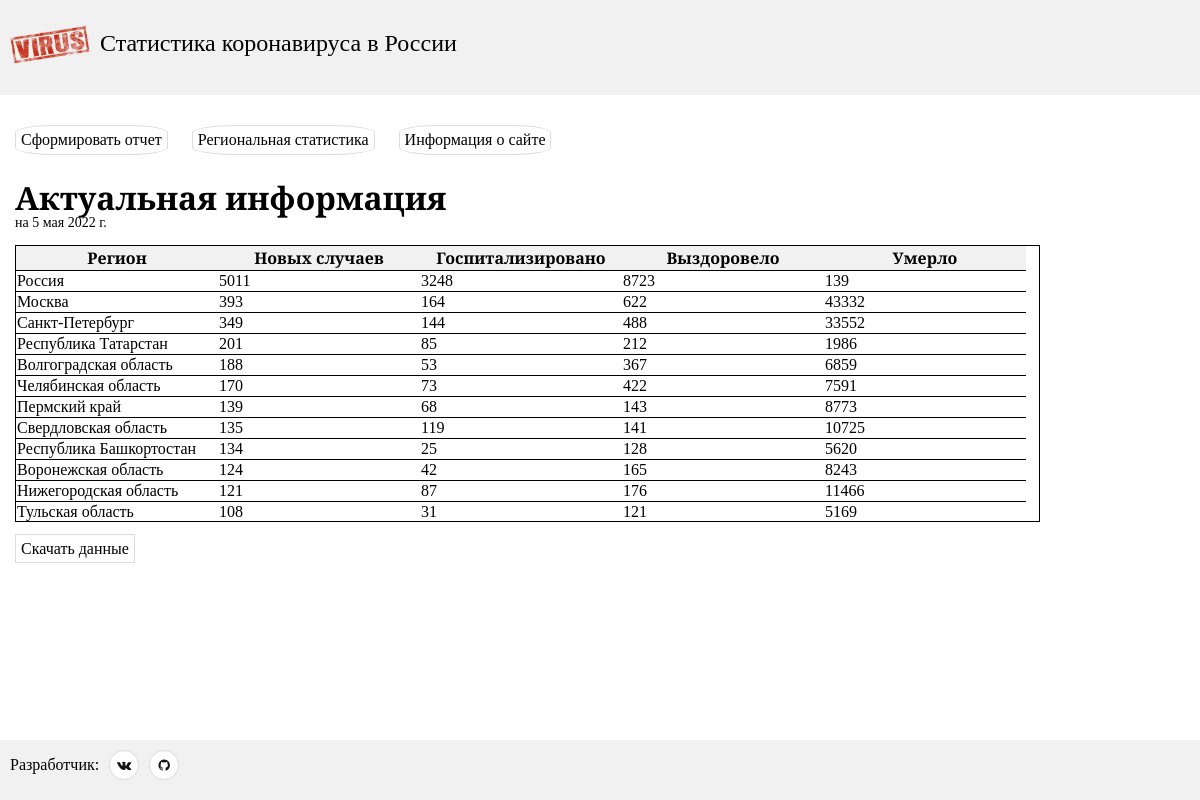
Screenshot of /stats/ with the database file from the repository.
### stats/models.py (models this page shows, shortened)
class LastParsed(models.Model):
    parse_datetime = models.DateTimeField(auto_now=True, verbose_name='Время последней проверки')
    parsed_info_datetime = models.DateField(verbose_name='Время последних взятых данных')
    parse_success = models.BooleanField(verbose_name='Парсинг прошел успешно', default=False)
    class Meta:
        verbose_name = 'Последний парсинг'
        verbose_name_plural = 'Последний парсинг'
        db_table = 'last_parsed'

class RegionalStats(models.Model):
    date = models.DateField(verbose_name='Дата')
    region = models.ForeignKey('Regions', on_delete=models.CASCADE, default=-1, verbose_name='id региона')
    new_cases = models.IntegerField(verbose_name='Новые случаи')
    hospitalised = models.IntegerField(verbose_name='Госпитализировано')
    recovered = models.IntegerField(verbose_name='Вылечились')
    died = models.IntegerField(verbose_name='Умерло')
    vaccinated_first_component_cumulative = models.IntegerField(verbose_name='Вакцинировано 1 комп.')
    vaccinated_fully_cumulative = models.IntegerField(verbose_name='Вакцинировано 2 комп.')
    collective_immunity = models.DecimalField(max_digits=3, decimal_places=1, verbose_name='Коллективный иммунитет')
    class Meta:
        verbose_name = 'Региональная статистика'
        verbose_name_plural = 'Региональная статистика'
        db_table = 'regional_stats'
        ordering = ['-date', 'region']
        unique_together = ['date', 'region']

class Regions(models.Model):
    region = models.CharField(max_length=100, blank=False, verbose_name='Регион')
    def __str__(self):
        return self.region
    class Meta:
        verbose_name = 'Регион'
        verbose_name_plural = 'Регионы'
        db_table = 'regions'

### stats/views.py (the view)
# urls.py: path('', index),
def index(request):
    context = {}
    latest_date = LastParsed.objects.get().parsed_info_datetime
    regional_stats_list = RegionalStats.objects.filter(date=latest_date).order_by('-new_cases')
    context['regional_stats_list'] = regional_stats_list
    regional_stats_columns = ['region', 'new_cases', 'hospitalised', 'recovered', 'died']
    context['regional_stats_columns'] = regional_stats_columns
    context['actual_date'] = latest_date
    return render(request, 'stats/index.html', context)

### stats/templates/stats/index.html (shortened to what this page needs)
<!DOCTYPE html>
{% load static %}
<html lang="en">
<head>
    <link rel="stylesheet"
          href="https://cdnjs.cloudflare.com/ajax/libs/font-awesome/4.7.0/css/font-awesome.min.css">
    <link rel="stylesheet" href='{% static "css/styles.css" %}'>
    <link rel="stylesheet" href='{% static "css/stats.css" %}'>
</head>
<body>
    <header>
        <img src="{% static 'images/header3.png' %}" alt="Icon" id="logo_img">
        <p id="title">Статистика коронавируса в России</p>
    </header>
    <main>
        <div id="buttons_div">
            <a class="section_link" href="/report">Сформировать отчет</a>
            <a class="section_link" href="/regions">Региональная статистика</a>
            <a class="section_link" href="/about">Информация о сайте</a>
        </div>
        <div id="actual_info">
            <h1>Актуальная информация</h1>
            <p id="actual_info_date">на {{ actual_date }}</p>
            <table id="actual_info_table">
                <thead>
                    <tr class="header_row">
                        <th>Регион</th>
                        <th>Новых случаев</th>
                        <th>Госпитализировано</th>
                        <th>Выздоровело</th>
                        <th>Умерло</th>
                    </tr>
                </thead>
                <tbody>
                    {% for region in regional_stats_list %}
                        <tr class="stats_row">
                            <td>{{ region.region }}</td>
                            <td>{{ region.new_cases }}</td>
                            <td>{{ region.hospitalised }}</td>
                            <td>{{ region.recovered }}</td>
                            <td>{{ region.died }}</td>
                        </tr>
                    {% endfor %}
                </tbody>
        </table>
        </div>
        <br>
        <a id="download" href="download_current">Скачать данные</a>
    </main>
    <footer>
        <p>Разработчик:</p>
        <form target="_blank" class="social_media_button" method="get" action="https://vk.com/careful_brainless">
            <button class='dev_link' id="dev_vk"><i class="fa fa-vk"></i></button>
        </form>
        <form target="_blank" class="social_media_button" method="get" action="https://github.com/CarefulBrainless">
            <button class='dev_link' id="dev_github"><i class="fa fa-github"></i></button>
        </form>
    </footer>
</body>
</html>

### static/css/styles.css (style rules this page uses)
:root { --background_color: white; --divs_color: #f1f1f1; -accent_color: #c490ff; --text_color: black; --link_shadow_color: yellow; --visited_link_shadow_color: red; }
body { margin: 0px; height: 100vh; display: flex; flex-direction: column; }
header { display: flex; height: 85px; padding: 5px 10px; background-color: var(--divs_color); }
body, input { font-family: 'Playfair Display', serif; background-color: var(--background_color); color: var(--text_color); }
main { padding: 0px 15px; }
footer { display: flex; text-align: center; min-height: 60px; padding-left: 10px; margin-top: auto; background-color: var(--divs_color); }
a { color: var(--text_color); border: solid 1px rgb(220, 220, 220); border-radius: 25%; background-color: white; margin-top: 30px; margin-right: 20px; text-decoration: none; padding: 5px; }
#title { display: flex; margin-top: 25px; margin-left: 10px; font-size: 24px; }
#logo_img { float: left; width: 80px; height: 80px; }
button { background-color: white; border: solid 1px rgb(220, 220, 220); }
.dev_link { margin-top: 10px; margin-left: 10px; width: 30px; height: 30px; border-radius: 50%; }
.dev_link * { color: rgb(20, 20, 20); }
table { border-collapse: collapse; border: 1px solid; width: 80%; height: 20%; }
thead, tbody { display: block; }
tbody { height: 250px; overflow-y: auto; overflow-x: hidden; }
td, th { min-width: 200px; max-width: 200px; border-bottom: 1px solid; }
th { background-color: var(--divs_color); }

### static/css/stats.css (style rules this page uses)
:root { --background_color: white; --divs_color: #f1f1f1; -accent_color: #c490ff; --text_color: black; --link_shadow_color: yellow; --visited_link_shadow_color: red; }
h1 { margin-bottom: -18px; }
#actual_info_date { font-size: 14px; }
.section_link { display: inline-block; }
#actual_info_table { width: 1025px; }
#download { color: var(--text_color); border: solid 1px rgb(220, 220, 220); border-radius: 0%; background-color: white; margin-top: 50px; margin-right: 20px; text-decoration: none; padding: 5px; }

### rows the page displays
LastParsed: parsed_info_datetime "5 мая 2022 г."
RegionalStats: region "Россия", new_cases "5011", hospitalised "3248", recovered "8723", died "139"
RegionalStats: region "Москва", new_cases "393", hospitalised "164", recovered "622", died "43332"
RegionalStats: region "Санкт-Петербург", new_cases "349", hospitalised "144", recovered "488", died "33552"
RegionalStats: region "Республика Татарстан", new_cases "201", hospitalised "85", recovered "212", died "1986"
RegionalStats: region "Волгоградская область", new_cases "188", hospitalised "53", recovered "367", died "6859"
RegionalStats: region "Челябинская область", new_cases "170", hospitalised "73", recovered "422", died "7591"
RegionalStats: region "Пермский край", new_cases "139", hospitalised "68", recovered "143", died "8773"
RegionalStats: region "Свердловская область", new_cases "135", hospitalised "119", recovered "141", died "10725"
RegionalStats: region "Республика Башкортостан", new_cases "134", hospitalised "25", recovered "128", died "5620"
RegionalStats: region "Воронежская область", new_cases "124", hospitalised "42", recovered "165", died "8243"
RegionalStats: region "Нижегородская область", new_cases "121", hospitalised "87", recovered "176", died "11466"
RegionalStats: region "Тульская область", new_cases "108", hospitalised "31", recovered "121", died "5169"
